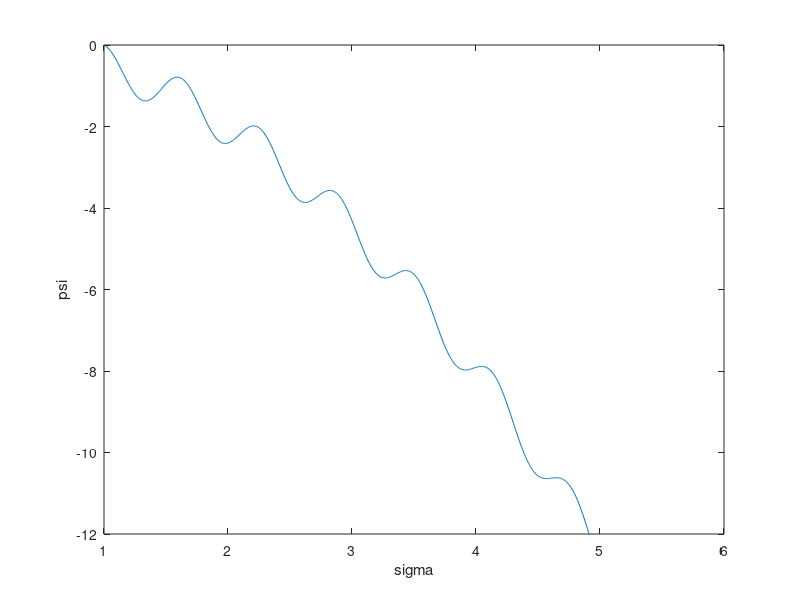

MATLAB code to generate this figure:
clear
close all

% Set Rossby number
  Ro = 0.1;

% Set number of sreamlines to plot in contour plot
% for inside and outside of Hill's vortex
  SLinside = 10;
  SLoutside = 54;

% In order to plot things as in Fig. 3 of Scase and Terry 
% we need to introduce angle theta relative to upward 
% z axis. 
% Define polar coordinate theta and specify how many values 
% to create. Number of angles is n.
p = pi;
n = 80;
theta = linspace(0,p,n);
sintheta = sin(theta);
costheta = cos(theta);
sinthetasquare = sintheta.^2;




%START - CALCULATE STREAMLINES FOR sigma LARGER THAN 1
% Defince sigma
m=1000;
    %Note: Changing value of m does not have (much) of an effect on
    %the streamline patterns, provided the value of m is large enough.
    %Try running it with very low values of m, say m=5, and then
    %increase values to something like m=1000 or m=10000.
    %
    %Note: Changing the values of sigmamin and sigmamax changes
    %the appearance of the plots a bit. What is probably the
    %most relevant thing affecting things is probably the difference
    %between sigmamax and sigmamin, and also the number of contour
    %lines plotted in the contour(....) command at bottom
sigmamin = 1.01;  
    %Note: It works with sigmamin can be set to values below
    %one. What one gets is streamlines extending around the circle
    % for vortex.
sigmamax = 6.01;
sigma = linspace(sigmamin,sigmamax,m);
sigmasquare = sigma.^2;
sigmamin1 =sigma - 1;

% Calculate f(sigma)
Term_1 = -1*(1/2)* sigmasquare;
Fac_1 = (1/2)*1./sigma;
Arg = (sigma - 1)/Ro;
Term_2 =  sigma.*cos(Arg);
Term_3 = Ro * sin(Arg);
Brack = Term_2 - Term_3;
f = Term_1 + Fac_1 .* Brack;

%OK... I have f(sigma). Now they say they plot  the stream function 
% for theta = pi/s. Thus, I have to multiply f by sin^2(pi/2).
% However, sin(pi/2) = 1. Thus, I only have to plot f as a function
% of sigma.


figure
hold on
box on

plot(sigma,f)
 
 
 %Define physical aspect ratio of figure
 %pbaspect([1 2 1])

%Set axis limits
 xlim([1, 6])
 ylim([-12,0])
 %zlim([-3, 3])
 
%Define axis labels
 xlabel('sigma')
 ylabel('psi')
 %zlabel('f')
    
 
